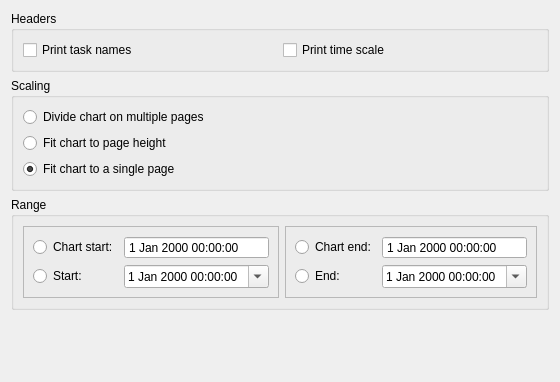
<?xml version="1.0" encoding="UTF-8"?>
<ui version="4.0">
 <class>KPlato::GanttPrintingOptionsWidget</class>
 <widget class="QWidget" name="KPlato::GanttPrintingOptionsWidget">
  <property name="geometry">
   <rect>
    <x>0</x>
    <y>0</y>
    <width>547</width>
    <height>382</height>
   </rect>
  </property>
  <layout class="QVBoxLayout" name="verticalLayout_2">
   <item>
    <widget class="QGroupBox" name="groupBox_3">
     <property name="title">
      <string comment="@title:group">Headers</string>
     </property>
     <layout class="QHBoxLayout" name="horizontalLayout_3">
      <item>
       <widget class="QCheckBox" name="ui_printRowLabels">
        <property name="text">
         <string comment="@option:check">Print task names</string>
        </property>
       </widget>
      </item>
      <item>
       <widget class="QCheckBox" name="ui_printColumnLabels">
        <property name="text">
         <string comment="@option:check">Print time scale</string>
        </property>
       </widget>
      </item>
     </layout>
    </widget>
   </item>
   <item>
    <widget class="QGroupBox" name="groupBox_2">
     <property name="title">
      <string comment="@title:group">Scaling</string>
     </property>
     <layout class="QVBoxLayout" name="verticalLayout">
      <item>
       <widget class="QRadioButton" name="ui_noFitting">
        <property name="text">
         <string comment="@option:radio">Divide chart on multiple pages</string>
        </property>
       </widget>
      </item>
      <item>
       <widget class="QRadioButton" name="ui_fitVertical">
        <property name="text">
         <string comment="@option:radio">Fit chart to page height</string>
        </property>
       </widget>
      </item>
      <item>
       <widget class="QRadioButton" name="ui_fitSingle">
        <property name="text">
         <string comment="@option:radio">Fit chart to a single page</string>
        </property>
        <property name="checked">
         <bool>true</bool>
        </property>
       </widget>
      </item>
     </layout>
    </widget>
   </item>
   <item>
    <widget class="QGroupBox" name="groupBox_5">
     <property name="title">
      <string comment="@title:group">Range</string>
     </property>
     <layout class="QHBoxLayout" name="horizontalLayout">
      <item>
       <widget class="QFrame" name="frame">
        <property name="frameShape">
         <enum>QFrame::StyledPanel</enum>
        </property>
        <property name="frameShadow">
         <enum>QFrame::Raised</enum>
        </property>
        <layout class="QGridLayout" name="gridLayout_2">
         <item row="0" column="0">
          <widget class="QRadioButton" name="ui_projectStartBtn">
           <property name="text">
            <string comment="@option:radio">Chart start:</string>
           </property>
          </widget>
         </item>
         <item row="0" column="1">
          <widget class="QDateTimeEdit" name="ui_chartStartTime">
           <property name="enabled">
            <bool>true</bool>
           </property>
           <property name="buttonSymbols">
            <enum>QAbstractSpinBox::NoButtons</enum>
           </property>
          </widget>
         </item>
         <item row="1" column="0">
          <widget class="QRadioButton" name="ui_startTimeBtn">
           <property name="text">
            <string comment="@option:radio">Start:</string>
           </property>
          </widget>
         </item>
         <item row="1" column="1">
          <widget class="QDateTimeEdit" name="ui_startTime">
           <property name="enabled">
            <bool>true</bool>
           </property>
           <property name="readOnly">
            <bool>false</bool>
           </property>
           <property name="calendarPopup">
            <bool>true</bool>
           </property>
          </widget>
         </item>
        </layout>
       </widget>
      </item>
      <item>
       <widget class="QFrame" name="frame_2">
        <property name="frameShape">
         <enum>QFrame::StyledPanel</enum>
        </property>
        <property name="frameShadow">
         <enum>QFrame::Raised</enum>
        </property>
        <layout class="QGridLayout" name="gridLayout">
         <item row="0" column="0">
          <widget class="QRadioButton" name="ui_projectEndBtn">
           <property name="text">
            <string comment="@option:radio">Chart end:</string>
           </property>
          </widget>
         </item>
         <item row="0" column="1">
          <widget class="QDateTimeEdit" name="ui_chartEndTime">
           <property name="enabled">
            <bool>true</bool>
           </property>
           <property name="buttonSymbols">
            <enum>QAbstractSpinBox::NoButtons</enum>
           </property>
          </widget>
         </item>
         <item row="1" column="0">
          <widget class="QRadioButton" name="ui_endTimeBtn">
           <property name="text">
            <string comment="@option:radio">End:</string>
           </property>
          </widget>
         </item>
         <item row="1" column="1">
          <widget class="QDateTimeEdit" name="ui_endTime">
           <property name="calendarPopup">
            <bool>true</bool>
           </property>
          </widget>
         </item>
        </layout>
       </widget>
      </item>
     </layout>
    </widget>
   </item>
   <item>
    <spacer name="verticalSpacer">
     <property name="orientation">
      <enum>Qt::Vertical</enum>
     </property>
     <property name="sizeHint" stdset="0">
      <size>
       <width>20</width>
       <height>40</height>
      </size>
     </property>
    </spacer>
   </item>
  </layout>
 </widget>
 <resources/>
 <connections/>
</ui>
